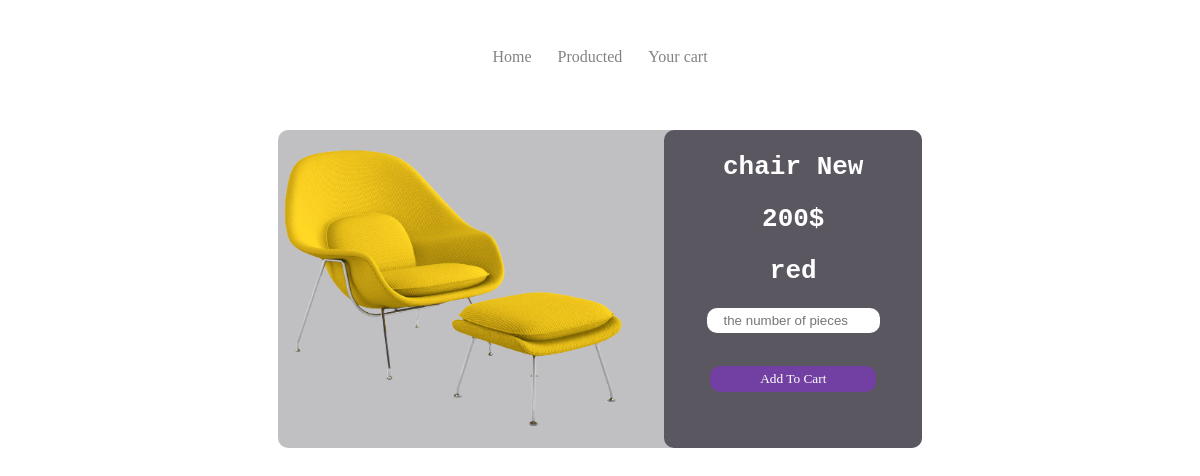
Page /showProduct.php?D=D&T=220913013701129 (signed in) on the committed database.
### tables this page shows
CREATE TABLE `products` (
  `pro_id` int(255) NOT NULL,
  `pro_token` varchar(255) NOT NULL,
  `pro_name` varchar(255) NOT NULL,
  `pro_price` varchar(255) NOT NULL,
  `pro_Type` varchar(255) NOT NULL,
  `pro_colors` varchar(255) NOT NULL,
  `pro_newPrace` varchar(255) NOT NULL,
  `pro_num` varchar(255) NOT NULL,
  `pro_img` varchar(255) NOT NULL
);

### showProduct.php (the view, shortened to what this page needs)
<?php
    global $connect;
    mysqli_set_charset($connect, 'utf8');
    $GetToken = @$_GET["T"];
    $GetProInfo = "SELECT *FROM products WHERE pro_token ='$GetToken' ";
    $RunProInfo = mysqli_query($connect,$GetProInfo);
    $RowProInfo = mysqli_fetch_array($RunProInfo);
?>
<!DOCTYPE html>
<html lang="en">
<head>
    <link rel="stylesheet" href="css/style.css">
</head>
<body>
<div class="navbarTop">
<div class="sorce00">
    <div class="s01"><a href="index.php">Home</a></div>
    <div class="s01"><a href="Producted.php">Producted</a> </div>
    <div class="s01"><a href="cart.php">Your cart</a>  </div>
</div>
</div>
<div class="details_card" id="details">
<form action="" method="post"  enctype="multipart/form-data">
<div class="con_deta">
<div class="img_deta">
    <img src="ProductImg/<?php echo $RowProInfo['pro_img']?>" alt="">
</div>
<div class="data_deta">
<div class="name_deta"><h1> <?php echo $RowProInfo['pro_name']; ?></h1></div>
<div class="name_deta"><h1><?php echo $RowProInfo['pro_price'];?></h1></div>
<div class="name_deta"><h1><?php echo $RowProInfo['pro_colors'];?></h1></div>
<div class="name_deta"><input type="number" placeholder="the number of pieces" name="get01" autocomplete="off" min="1" max="<?php echo $RowProInfo['pro_num']; ?>"></div>
<div class="add_to"><input type="submit" name="get05" value="Add To Cart"></div>
</div>
</div>
</div>
</body>
</html>

### css/style.css (style rules this page uses)
* { padding: 0; margin: 0; box-sizing: border-box; text-decoration: none; }
html { scroll-behavior: smooth; }
.navbarTop { margin: 48px 0px; }
.sorce00 { display: flex; justify-content: center; }
.s01 { margin: 0px 13px; }
.s01 a { text-decoration: none; font-family: 'FontAwesome'; color: #0000007d; }
.details_card { display: flex; width: 88%; margin: 64px auto; justify-content: center; }
.img_deta { width: 60%; }
.img_deta img { width: 90%; }
.data_deta { width: 40%; text-align: center; font-family: monospace; background: #5a5760; color: #fff; border-radius: 10px; }
.name_deta { margin: 22px 0px 0px 0px; }
input[type="number"] { text-align: center; padding: 5px 0px; width: 67%; border: none; border-radius: 10px; }
.add_to { margin-top: 33px; margin-bottom: 56px; }
input[type="submit"] { padding: 5px 50px; border: none; background: #8a2be282; font-family: cursive; border-radius: 10px; color: #FFF; transition: .3s; }
.con_deta { display: flex; align-items: center; background: #5a576061; border-radius: 10px; }

### rows in the picture
products: pro_img (picture), pro_name "chair New", pro_price "200$", pro_colors "red"
